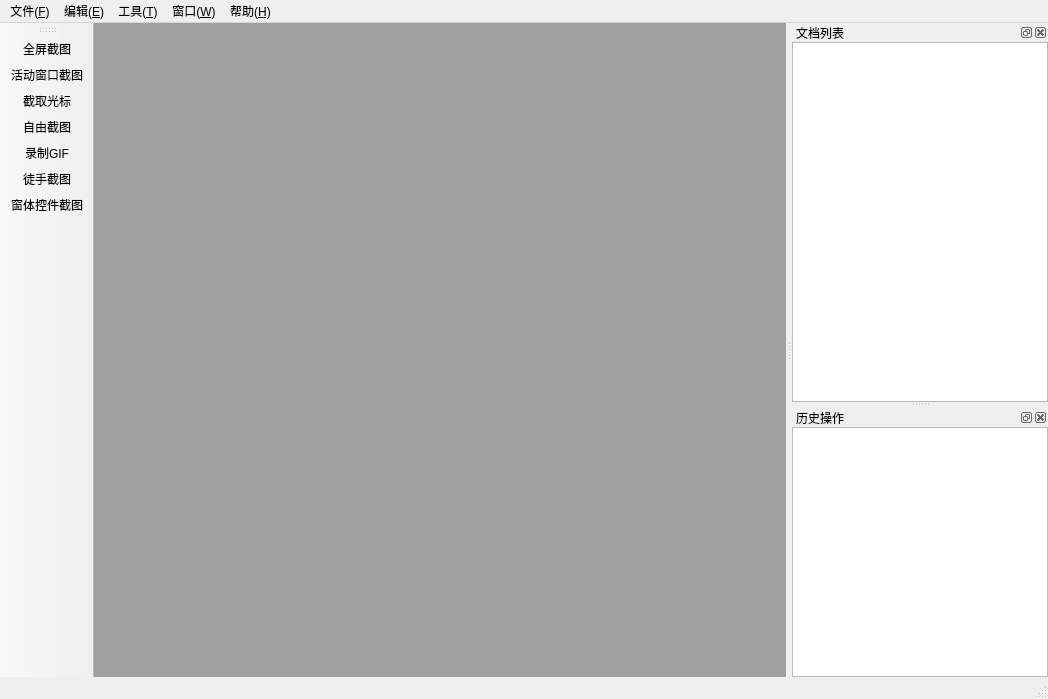
<?xml version="1.0" encoding="UTF-8"?>
<ui version="4.0">
 <class>MainWindow</class>
 <widget class="QMainWindow" name="MainWindow">
  <property name="geometry">
   <rect>
    <x>0</x>
    <y>0</y>
    <width>1048</width>
    <height>699</height>
   </rect>
  </property>
  <property name="windowTitle">
   <string>SmartScreenSnapper</string>
  </property>
  <property name="windowIcon">
   <iconset resource="../res/res.qrc">
    <normaloff>:/image/icon.png</normaloff>:/image/icon.png</iconset>
  </property>
  <widget class="QWidget" name="centralwidget">
   <layout class="QHBoxLayout" name="horizontalLayout">
    <property name="leftMargin">
     <number>0</number>
    </property>
    <property name="topMargin">
     <number>0</number>
    </property>
    <property name="rightMargin">
     <number>0</number>
    </property>
    <property name="bottomMargin">
     <number>0</number>
    </property>
    <item>
     <widget class="QMdiArea" name="mdiArea"/>
    </item>
   </layout>
  </widget>
  <widget class="QMenuBar" name="menubar">
   <property name="geometry">
    <rect>
     <x>0</x>
     <y>0</y>
     <width>1048</width>
     <height>20</height>
    </rect>
   </property>
   <widget class="QMenu" name="menuFile">
    <property name="title">
     <string>文件(&amp;F)</string>
    </property>
    <addaction name="actionNew"/>
    <addaction name="actionSave"/>
    <addaction name="actionPrint"/>
    <addaction name="actionCloseAllNotSave"/>
    <addaction name="separator"/>
    <addaction name="actionExit"/>
   </widget>
   <widget class="QMenu" name="menuHelp">
    <property name="title">
     <string>帮助(&amp;H)</string>
    </property>
    <addaction name="actionOpenSource"/>
    <addaction name="actionUpdate"/>
    <addaction name="actionAbout"/>
   </widget>
   <widget class="QMenu" name="menuTool">
    <property name="title">
     <string>工具(&amp;T)</string>
    </property>
    <addaction name="actionSetting"/>
   </widget>
   <widget class="QMenu" name="menuEdit">
    <property name="title">
     <string>编辑(&amp;E)</string>
    </property>
    <addaction name="separator"/>
    <addaction name="actionCopy"/>
    <addaction name="separator"/>
    <addaction name="actionEditMode"/>
   </widget>
   <widget class="QMenu" name="menuWindow">
    <property name="title">
     <string>窗口(&amp;W)</string>
    </property>
   </widget>
   <addaction name="menuFile"/>
   <addaction name="menuEdit"/>
   <addaction name="menuTool"/>
   <addaction name="menuWindow"/>
   <addaction name="menuHelp"/>
  </widget>
  <widget class="QStatusBar" name="statusbar">
   <property name="minimumSize">
    <size>
     <width>0</width>
     <height>0</height>
    </size>
   </property>
   <property name="sizeGripEnabled">
    <bool>true</bool>
   </property>
  </widget>
  <widget class="QToolBar" name="toolBar">
   <property name="windowTitle">
    <string>工具条</string>
   </property>
   <property name="orientation">
    <enum>Qt::Vertical</enum>
   </property>
   <property name="iconSize">
    <size>
     <width>33</width>
     <height>33</height>
    </size>
   </property>
   <attribute name="toolBarArea">
    <enum>LeftToolBarArea</enum>
   </attribute>
   <attribute name="toolBarBreak">
    <bool>false</bool>
   </attribute>
   <addaction name="actionScreenSnap"/>
   <addaction name="actionActiveWindowSnap"/>
   <addaction name="actionCursorSnap"/>
   <addaction name="actionFreeSnap"/>
   <addaction name="actionGIF"/>
   <addaction name="actionFreeHandSnap"/>
   <addaction name="actionSnapByPoint"/>
  </widget>
  <widget class="QDockWidget" name="dockDocumentList">
   <property name="minimumSize">
    <size>
     <width>81</width>
     <height>298</height>
    </size>
   </property>
   <property name="windowTitle">
    <string>文档列表</string>
   </property>
   <attribute name="dockWidgetArea">
    <number>2</number>
   </attribute>
   <widget class="QWidget" name="dockWidgetContents">
    <layout class="QVBoxLayout" name="verticalLayout">
     <property name="leftMargin">
      <number>0</number>
     </property>
     <property name="topMargin">
      <number>0</number>
     </property>
     <property name="rightMargin">
      <number>0</number>
     </property>
     <property name="bottomMargin">
      <number>0</number>
     </property>
     <item>
      <widget class="QListWidget" name="listDocument"/>
     </item>
    </layout>
   </widget>
  </widget>
  <widget class="QDockWidget" name="dockUndoList">
   <property name="windowTitle">
    <string>历史操作</string>
   </property>
   <attribute name="dockWidgetArea">
    <number>2</number>
   </attribute>
   <widget class="QWidget" name="dockWidgetContents_3">
    <layout class="QVBoxLayout" name="verticalLayout_2">
     <property name="leftMargin">
      <number>0</number>
     </property>
     <property name="topMargin">
      <number>0</number>
     </property>
     <property name="rightMargin">
      <number>0</number>
     </property>
     <property name="bottomMargin">
      <number>0</number>
     </property>
     <item>
      <widget class="QUndoView" name="undoView"/>
     </item>
    </layout>
   </widget>
  </widget>
  <action name="actionNew">
   <property name="text">
    <string>新建(&amp;N)</string>
   </property>
   <property name="toolTip">
    <string>新建文档</string>
   </property>
   <property name="shortcut">
    <string>Ctrl+N</string>
   </property>
   <property name="visible">
    <bool>false</bool>
   </property>
  </action>
  <action name="actionSave">
   <property name="icon">
    <iconset resource="../res/res.qrc">
     <normaloff>:/image/Save.svg</normaloff>:/image/Save.svg</iconset>
   </property>
   <property name="text">
    <string>保存(&amp;S)...</string>
   </property>
   <property name="toolTip">
    <string>保存文档</string>
   </property>
   <property name="statusTip">
    <string>保存当前选择的截图到文件</string>
   </property>
   <property name="shortcut">
    <string>Ctrl+S</string>
   </property>
  </action>
  <action name="actionScreenSnap">
   <property name="icon">
    <iconset resource="../res/res.qrc">
     <normaloff>:/image/ScreenSnap.png</normaloff>:/image/ScreenSnap.png</iconset>
   </property>
   <property name="text">
    <string>全屏截图</string>
   </property>
   <property name="toolTip">
    <string>全屏截图</string>
   </property>
   <property name="statusTip">
    <string>截取全屏</string>
   </property>
  </action>
  <action name="actionExit">
   <property name="icon">
    <iconset resource="../res/res.qrc">
     <normaloff>:/image/Exit.svg</normaloff>:/image/Exit.svg</iconset>
   </property>
   <property name="text">
    <string>退出(&amp;E)</string>
   </property>
   <property name="statusTip">
    <string>完全退出软件</string>
   </property>
  </action>
  <action name="actionAbout">
   <property name="text">
    <string>关于(&amp;A)...</string>
   </property>
   <property name="statusTip">
    <string>关于此软件</string>
   </property>
  </action>
  <action name="actionActiveWindowSnap">
   <property name="icon">
    <iconset resource="../res/res.qrc">
     <normaloff>:/image/ActiveWindow.png</normaloff>:/image/ActiveWindow.png</iconset>
   </property>
   <property name="text">
    <string>活动窗口截图...</string>
   </property>
   <property name="toolTip">
    <string>活动窗口截图</string>
   </property>
   <property name="statusTip">
    <string>截取当前焦点窗口</string>
   </property>
  </action>
  <action name="actionSetting">
   <property name="icon">
    <iconset resource="../res/res.qrc">
     <normaloff>:/image/Setting.svg</normaloff>:/image/Setting.svg</iconset>
   </property>
   <property name="text">
    <string>设置(&amp;S)...</string>
   </property>
   <property name="statusTip">
    <string>打开设置界面</string>
   </property>
   <property name="shortcut">
    <string>Ctrl+P</string>
   </property>
  </action>
  <action name="actionCursorSnap">
   <property name="icon">
    <iconset resource="../res/res.qrc">
     <normaloff>:/image/CursorSnap.png</normaloff>:/image/CursorSnap.png</iconset>
   </property>
   <property name="text">
    <string>截取光标</string>
   </property>
   <property name="toolTip">
    <string>截取光标</string>
   </property>
   <property name="statusTip">
    <string>截取鼠标图像</string>
   </property>
  </action>
  <action name="actionCloseAllNotSave">
   <property name="text">
    <string>关闭所有文档且不保存...</string>
   </property>
   <property name="statusTip">
    <string>关闭所有截图窗口，未保存的截图会被丢弃</string>
   </property>
  </action>
  <action name="actionOpenSource">
   <property name="icon">
    <iconset resource="../res/res.qrc">
     <normaloff>:/image/GitHub.svg</normaloff>:/image/GitHub.svg</iconset>
   </property>
   <property name="text">
    <string>代码开源...</string>
   </property>
   <property name="statusTip">
    <string>访问GitHub仓库，请点个Star</string>
   </property>
  </action>
  <action name="actionCopy">
   <property name="icon">
    <iconset resource="../res/res.qrc">
     <normaloff>:/image/Copy.svg</normaloff>:/image/Copy.svg</iconset>
   </property>
   <property name="text">
    <string>复制整个文档为图片(&amp;C)</string>
   </property>
   <property name="toolTip">
    <string>复制整个文档为图片(C)</string>
   </property>
   <property name="statusTip">
    <string>复制当前选择的截图到粘贴板</string>
   </property>
   <property name="shortcut">
    <string>Ctrl+C</string>
   </property>
  </action>
  <action name="actionFreeSnap">
   <property name="icon">
    <iconset resource="../res/res.qrc">
     <normaloff>:/image/FreeSnap.png</normaloff>:/image/FreeSnap.png</iconset>
   </property>
   <property name="text">
    <string>自由截图...</string>
   </property>
   <property name="toolTip">
    <string>自由截图</string>
   </property>
   <property name="statusTip">
    <string>自由框选截图</string>
   </property>
  </action>
  <action name="actionUpdate">
   <property name="text">
    <string>检查更新...</string>
   </property>
   <property name="toolTip">
    <string>检查更新</string>
   </property>
   <property name="statusTip">
    <string>连接GitHub检查更新</string>
   </property>
  </action>
  <action name="actionPrint">
   <property name="icon">
    <iconset resource="../res/res.qrc">
     <normaloff>:/image/Printer.svg</normaloff>:/image/Printer.svg</iconset>
   </property>
   <property name="text">
    <string>打印(&amp;P)...</string>
   </property>
  </action>
  <action name="actionGIF">
   <property name="icon">
    <iconset resource="../res/res.qrc">
     <normaloff>:/image/GIFRecord.png</normaloff>:/image/GIFRecord.png</iconset>
   </property>
   <property name="text">
    <string>录制GIF...</string>
   </property>
   <property name="toolTip">
    <string>录制GIF</string>
   </property>
   <property name="statusTip">
    <string>选择区域并录制GIF</string>
   </property>
  </action>
  <action name="actionLongSnap">
   <property name="icon">
    <iconset resource="../res/res.qrc">
     <normaloff>:/image/GIFRecord.png</normaloff>:/image/GIFRecord.png</iconset>
   </property>
   <property name="text">
    <string>滚动区域长截图</string>
   </property>
   <property name="toolTip">
    <string>滚动区域长截图</string>
   </property>
   <property name="statusTip">
    <string>滚动区域长截图</string>
   </property>
  </action>
  <action name="actionFreeHandSnap">
   <property name="icon">
    <iconset resource="../res/res.qrc">
     <normaloff>:/image/FreeHandSnap.svg</normaloff>:/image/FreeHandSnap.svg</iconset>
   </property>
   <property name="text">
    <string>徒手截图...</string>
   </property>
   <property name="toolTip">
    <string>徒手截图</string>
   </property>
   <property name="statusTip">
    <string>徒手绘制区域截图</string>
   </property>
  </action>
  <action name="actionShow">
   <property name="icon">
    <iconset resource="../res/res.qrc">
     <normaloff>:/image/icon.png</normaloff>:/image/icon.png</iconset>
   </property>
   <property name="text">
    <string>打开...</string>
   </property>
   <property name="toolTip">
    <string>打开</string>
   </property>
  </action>
  <action name="actionSnapByPoint">
   <property name="icon">
    <iconset resource="../res/res.qrc">
     <normaloff>:/image/SnapByPoint.svg</normaloff>:/image/SnapByPoint.svg</iconset>
   </property>
   <property name="text">
    <string>窗体控件截图...</string>
   </property>
   <property name="toolTip">
    <string>窗体控件截图</string>
   </property>
   <property name="statusTip">
    <string>截取鼠标位置所在的窗体或控件</string>
   </property>
  </action>
  <action name="actionEditMode">
   <property name="checkable">
    <bool>true</bool>
   </property>
   <property name="text">
    <string>编辑模式(&amp;E)</string>
   </property>
   <property name="toolTip">
    <string>编辑模式</string>
   </property>
   <property name="visible">
    <bool>false</bool>
   </property>
  </action>
 </widget>
 <resources>
  <include location="../res/res.qrc"/>
 </resources>
 <connections/>
</ui>
